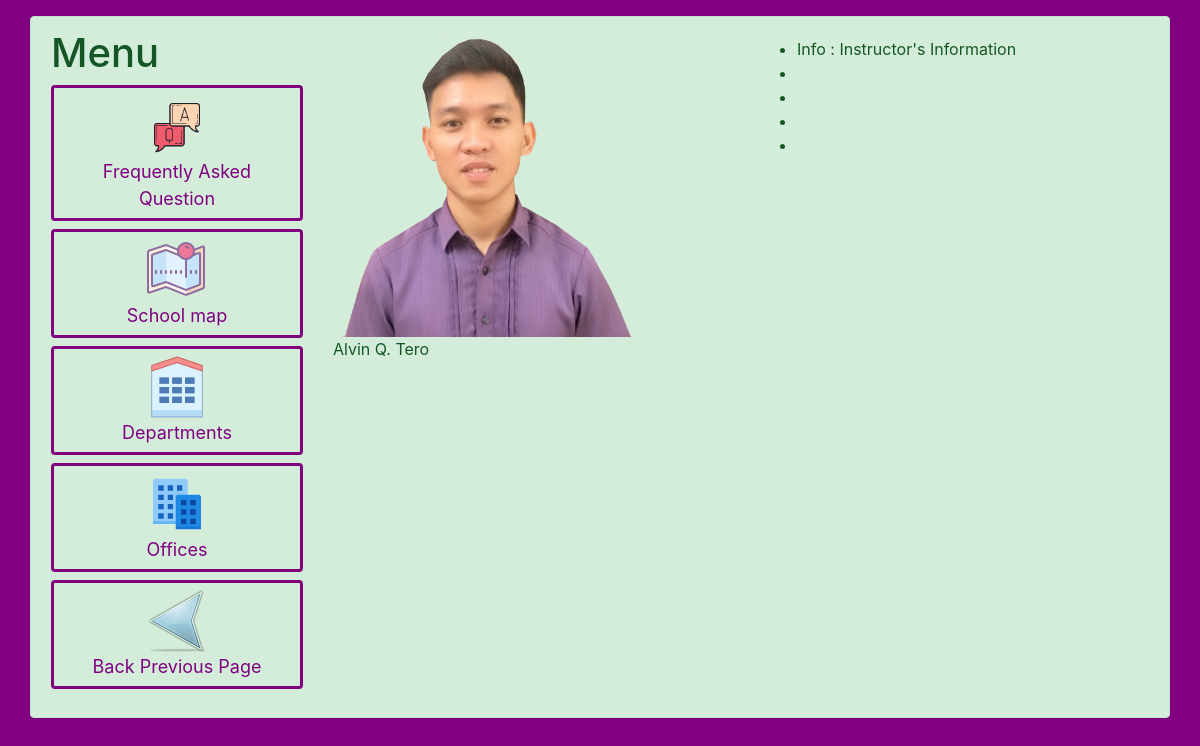
Screenshot of /departments/faculty-detail/1/ with the database file from the repository.
### pages/models.py (models this page shows, shortened)
class Faculty(models.Model):
    department = models.ForeignKey(Department, on_delete=models.CASCADE, related_name='departments')
    name = models.CharField(max_length=200)
    lastname = models.CharField(max_length=200)
    middle_initial = models.CharField(max_length=1, blank=True, null=True)
    photo = models.ImageField(upload_to='img', blank=True, null=True)

### pages/views.py (the view)
# urls.py: path('departments/faculty-detail/<int:pk>/', FacultyDetailView.as_view(), name='faculty_detail'),
class FacultyDetailView(DetailView):
    model = Faculty
    template_name = 'faculty_detail.html'
    """ def get_context_data(self, **kwargs):
        pk = self.kwargs['pk']
        context = super(FacultyDetailView, self).get_context_data(**kwargs)
        context['department'] = Department.objects.get(id=pk)
        return context """

### templates/faculty_detail.html (shortened to what this page needs)
{% extends 'base.html' %}
{% block content %}
<div class="row">
    <div class="col">
    <img src="{{ object.photo.url }}" height="300" width="300"/>
    <p>{{ object.name }} {{ object.middle_initial }}. {{object.lastname}}</p>
    </div>
    <div class="col">
       <ul class="ml-5">
           <li>Info : Instructor's Information</li>
           <li></li>
           <li></li>
           <li></li>
           <li></li>
       </ul>
    </div>
</div>
{% endblock %}

### static/css/custom.css (style rules this page uses)
.bg-color { background-color: purple; }

### rows the page displays
Faculty: photo (picture), name "Alvin", middle_initial "Q", lastname "Tero"
